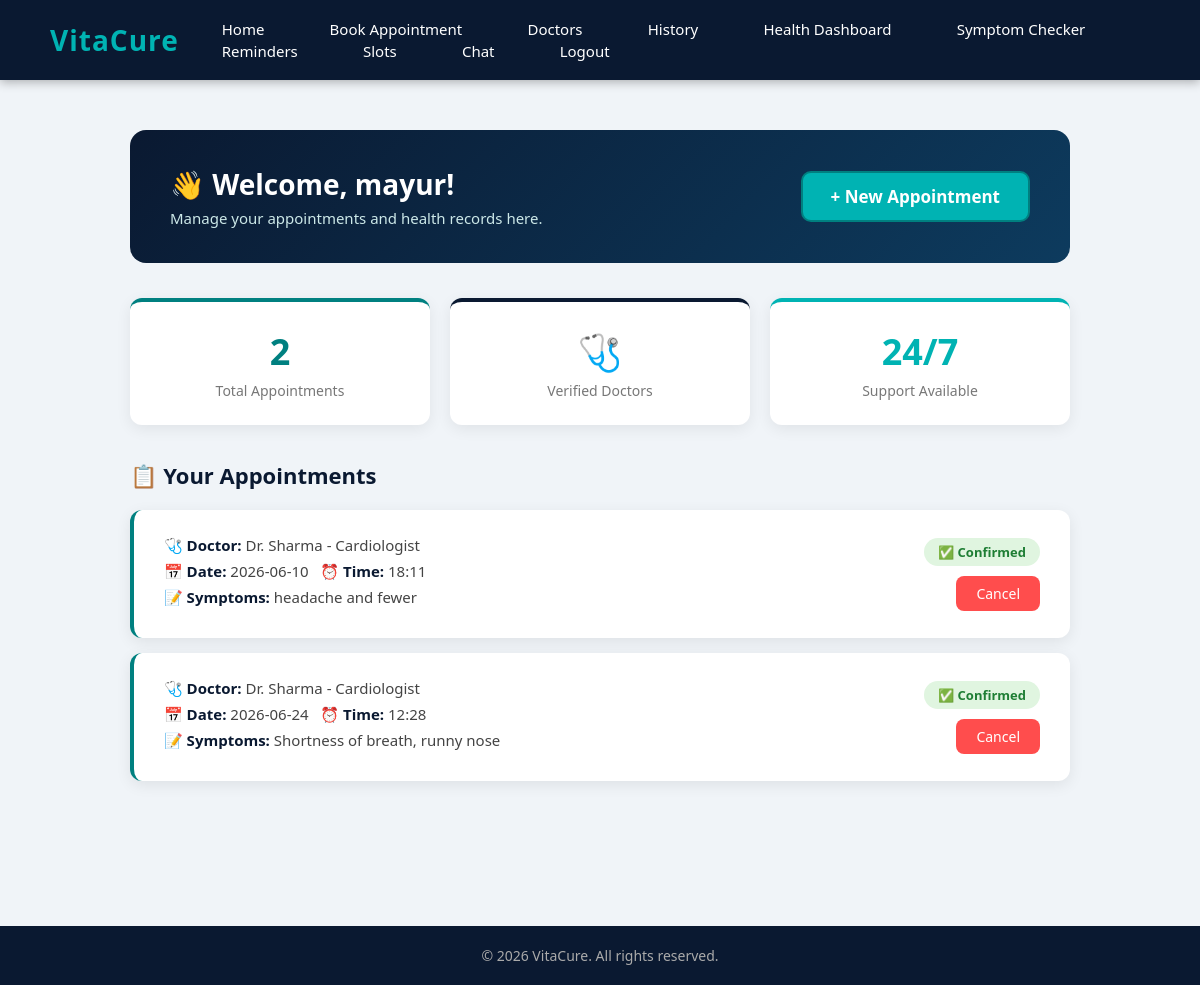
Screenshot of /patient (signed in) with the database file from the repository.
### tables this page shows
CREATE TABLE appointments (
        id INTEGER PRIMARY KEY AUTOINCREMENT,
        patient_id INTEGER NOT NULL,
        doctor TEXT NOT NULL,
        date TEXT NOT NULL,
        time TEXT NOT NULL,
        symptoms TEXT NOT NULL
    );

### app.py (the view)
@app.route('/patient')
def patient():
    if 'user_id' not in session:
        return redirect(url_for('login'))
    conn = sqlite3.connect(DB)
    c = conn.cursor()
    c.execute('SELECT * FROM appointments WHERE patient_id = ?', (session['user_id'],))
    appointments = c.fetchall()
    conn.close()
    return render_template('patient.html', name=session['user_name'], appointments=appointments)

### templates/patient.html (shortened to what this page needs)
<!DOCTYPE html>
<html lang="en">
<head>
    <link rel="stylesheet" href="{{ url_for('static', filename='css/style.css') }}">
</head>
<body>
<nav>
    <h1>VitaCure</h1>
    <div>
        <a href="/">Home</a>
        <a href="/booking">Book Appointment</a>
        <a href="/doctor">Doctors</a>
        <a href="/history">History</a>
        <a href="/health_dashboard">Health Dashboard</a>
        <a href="/symptom_checker">Symptom Checker</a>
        <a href="/reminders">Reminders</a>
        <a href="/slots">Slots</a>
        <a href="/chat">Chat</a>
        <a href="/logout">Logout</a>
    </div>
</nav>
<div class="dashboard">
    <div class="dashboard-header">
        <div>
            <h2>👋 Welcome, {{ name }}!</h2>
            <p>Manage your appointments and health records here.</p>
        </div>
        <a href="/booking" class="btn-primary" style="text-decoration: none; padding: 12px 28px; border-radius: 10px; background: var(--teal-light); color: white; font-weight: 600;">+ New Appointment</a>
    </div>
    <div style="display: grid; grid-template-columns: repeat(auto-fit, minmax(200px, 1fr)); gap: 20px; margin-bottom: 35px;">
        <div style="background: white; padding: 25px; border-radius: 12px; box-shadow: 0 4px 15px rgba(0,0,0,0.07); text-align: center; border-top: 4px solid var(--teal);">
            <div style="font-size: 36px; font-weight: 800; color: var(--teal);">{{ appointments|length }}</div>
            <div style="font-size: 14px; color: #777; margin-top: 5px;">Total Appointments</div>
        </div>
        <div style="background: white; padding: 25px; border-radius: 12px; box-shadow: 0 4px 15px rgba(0,0,0,0.07); text-align: center; border-top: 4px solid #0a1931;">
            <div style="font-size: 36px; font-weight: 800; color: #0a1931;">🩺</div>
            <div style="font-size: 14px; color: #777; margin-top: 5px;">Verified Doctors</div>
        </div>
        <div style="background: white; padding: 25px; border-radius: 12px; box-shadow: 0 4px 15px rgba(0,0,0,0.07); text-align: center; border-top: 4px solid #00b3b3;">
            <div style="font-size: 36px; font-weight: 800; color: #00b3b3;">24/7</div>
            <div style="font-size: 14px; color: #777; margin-top: 5px;">Support Available</div>
        </div>
    </div>
    <h3>📋 Your Appointments</h3>
    {% if appointments %}
        {% for appt in appointments %}
        <div class="appointment-card">
            <div>
                <p><strong>🩺 Doctor:</strong> {{ appt[2] }}</p>
                <p><strong>📅 Date:</strong> {{ appt[3] }} &nbsp; <strong>⏰ Time:</strong> {{ appt[4] }}</p>
                <p><strong>📝 Symptoms:</strong> {{ appt[5] }}</p>
            </div>
            <div style="display: flex; flex-direction: column; gap: 10px; align-items: flex-end;">
                <span style="background: #e0f5e0; color: #1e7e34; padding: 5px 14px; border-radius: 20px; font-size: 13px; font-weight: 600;">✅ Confirmed</span>
                <form method="POST" action="/cancel/{{ appt[0] }}">
                    <button type="submit" class="cancel-btn">Cancel</button>
                </form>
            </div>
        </div>
        {% endfor %}
    {% endif %}
</div>
<footer>
    <p>© 2026 VitaCure. All rights reserved.</p>
</footer>
</body>
</html>

### static/css/style.css (style rules this page uses)
* { margin: 0; padding: 0; box-sizing: border-box; font-family: 'Segoe UI', sans-serif; }
:root { --navy: #0a1931; --teal: #008080; --teal-light: #00b3b3; --white: #ffffff; --gray: #f0f4f8; }
body { background-color: var(--gray); color: var(--navy); min-height: 100vh; }
nav { background-color: var(--navy); padding: 18px 50px; display: flex; justify-content: space-between; align-items: center; box-shadow: 0 2px 10px rgba(0,0,0,0.3); position: sticky; top: 0; z-index: 100; }
nav h1 { color: var(--teal-light); font-size: 28px; font-weight: 700; letter-spacing: 1px; }
nav a { color: var(--white); text-decoration: none; margin-left: 25px; font-size: 15px; padding: 8px 18px; border-radius: 6px; transition: background 0.2s; }
.btn-primary { background-color: var(--teal); color: var(--white); padding: 15px 40px; border-radius: 30px; text-decoration: none; font-size: 17px; font-weight: 600; transition: all 0.2s; border: 2px solid var(--teal); }
.dashboard { max-width: 1000px; margin: 50px auto; padding: 0 30px 80px; }
.dashboard-header { background: linear-gradient(135deg, var(--navy), #0d3b5e); color: var(--white); padding: 35px 40px; border-radius: 16px; margin-bottom: 35px; display: flex; justify-content: space-between; align-items: center; }
.dashboard-header h2 { font-size: 28px; font-weight: 700; }
.dashboard-header p { color: #cce8e8; font-size: 15px; margin-top: 5px; }
.dashboard h3 { color: var(--navy); font-size: 22px; margin-bottom: 20px; font-weight: 600; }
.appointment-card { background: var(--white); padding: 25px 30px; border-radius: 12px; box-shadow: 0 4px 15px rgba(0,0,0,0.08); margin-bottom: 15px; display: flex; justify-content: space-between; align-items: center; flex-wrap: wrap; gap: 15px; border-left: 4px solid var(--teal); transition: transform 0.2s; }
.appointment-card p { font-size: 15px; color: #444; margin-bottom: 6px; }
.appointment-card strong { color: var(--navy); }
.appointment-card .cancel-btn { background: #ff4d4d; color: white; border: none; padding: 8px 20px; border-radius: 8px; cursor: pointer; font-size: 14px; transition: background 0.2s; }
footer { background-color: var(--navy); color: #aaa; text-align: center; padding: 20px; font-size: 14px; }

### rows the page displays
appointments: doctor "Dr. Sharma - Cardiologist", date "2026-06-10", time "18:11", symptoms "headache and fewer"
appointments: doctor "Dr. Sharma - Cardiologist", date "2026-06-24", time "12:28", symptoms "Shortness of breath, runny nose"

### other values shown
{{ name }} "mayur"
{{ appointments|length }} "2"
